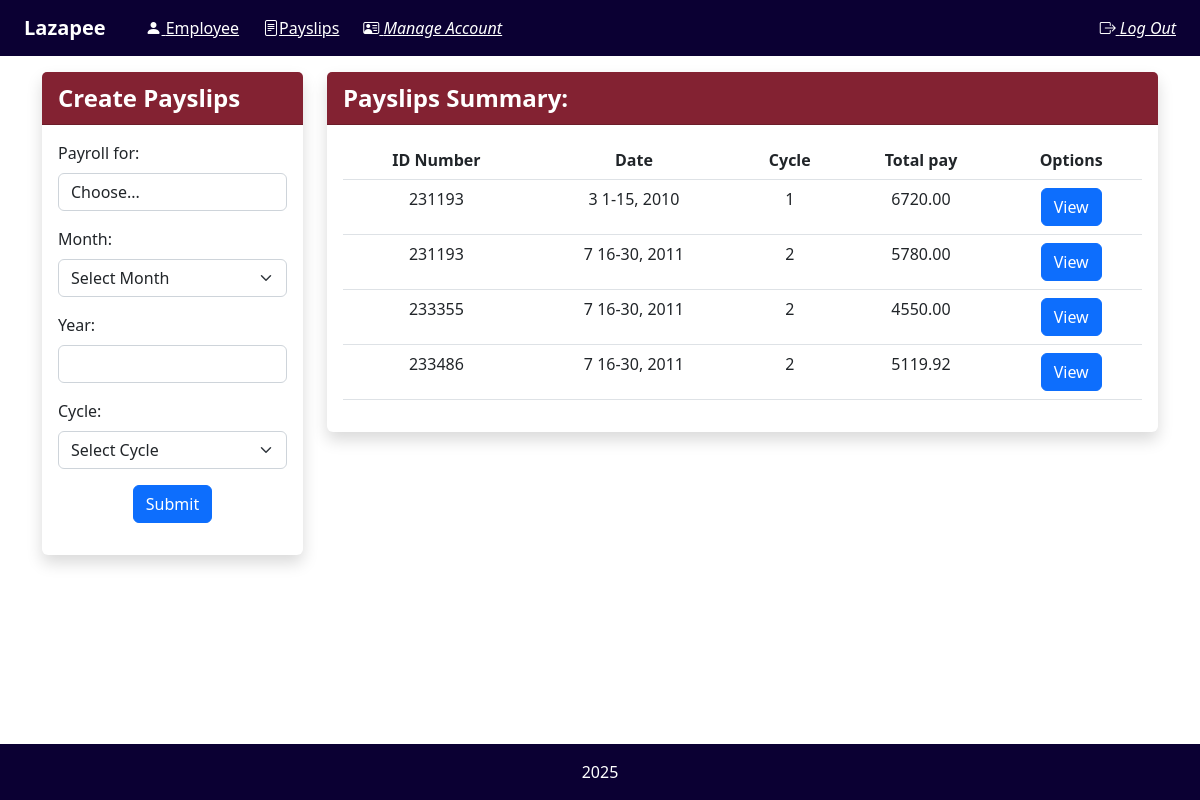
/payslip, run on the app's committed database.
### payroll_app/models.py (models this page shows, shortened)
class Payslip(models.Model):
    id_number = models.ForeignKey(Employee, on_delete=models.CASCADE)
    month = models.CharField(max_length=12)
    date_range = models.CharField(max_length=12)
    year = models.CharField(max_length=4)
    pay_cycle = models.CharField(max_length=12)
    rate = models.DecimalField(max_digits=12, decimal_places=2)
    earnings_allowance = models.DecimalField(max_digits=12, decimal_places=2)
    deductions_tax = models.DecimalField(max_digits=12, decimal_places=2)
    deductions_health = models.DecimalField(max_digits=12, decimal_places=2)
    pag_ibig = models.DecimalField(max_digits=12, decimal_places=2)
    sss =  models.DecimalField(max_digits=12, decimal_places=2)
    overtime = models.DecimalField(max_digits=12, decimal_places=2)
    total_pay = models.DecimalField(max_digits=12, decimal_places=2)
    objects = models.Manager()

class Employee(models.Model):
    account = models.ForeignKey(Account, on_delete=models.CASCADE, null=True)
    name = models.CharField(max_length=50)
    id_number = models.CharField(max_length=15, unique=True)
    rate = models.DecimalField(default = 0.0, max_digits=12, decimal_places=2)
    overtime_pay = models.DecimalField(null=True, blank=True, max_digits=10, decimal_places=2)
    allowance = models.DecimalField(null=True, blank=True, max_digits=10, decimal_places=2)
    objects = models.Manager()

### payroll_app/views.py (the view, shortened to what this page needs)
# urls.py: path('payslip', views.payslip, name='payslip'),
def payslip(request):
    employees = Employee.objects.all()
    payslips = Payslip.objects.all()
    return render(request, 'payroll_app/payslip.html', {
        'employee': employees,
        'payslip': payslips,
    })

### payroll_app/templates/payroll_app/payslip.html (shortened to what this page needs)
{% extends 'payroll_app/base.html' %}
{% load static %}
{% block navbar %}
<div class="container-fluid d-flex align-items-center gap-4">
    <a class="navbar-brand mb-0" href="{% url 'payroll' %}"><strong> Lazapee</strong> </a>
    <a href="{% url 'payroll' %}" style="color:white">
        <i class="bi bi-person-fill"></i> Employee</a>
    <a href="{% url 'payslip' %}" style="color: white">
        <i class="bi bi-file-text"></i>Payslips</a>
    <a href="{% url 'manage_account' %}" style="color:white">
        <i class="bi bi-person-vcard"> Manage Account</i></a>
    <a href="{% url 'logout' %}" class="text-white text-decoration-underline ms-auto">
        <i class="bi bi-box-arrow-right"> Log Out</i></a>
</div>
{% endblock %}
{% block content %}
    <div class="container-fluid">
        <div class="row">
            <div class="col-md-3">
                <div class="card shadow border-0">
                    <div class="card-header text-white fw-bold fs-4" style="background-color: #832232;">
                        Create Payslips
                    </div>
                    <div class="card-body">
                        <form method="POST" action="{% url 'payslip' %}">
                            <div class="mb-3">
                                <label for="payslip_name" class="form-label">Payroll for:</label>
                                <select class="form-control m-0" id="payslip_name" name="payslip_name" required>
                                    <option value="" disabled selected> Choose...</option>
                                </select>
                            </div>
                            <div class="mb-3">
                                <label for="month" class="form-label">Month:</label>
                                <select class="form-select" id="month" name="month" required>
                                    <option value="" disabled selected> Select Month </option>
                                </select>
                            </div>
                            <div class="mb-3">
                                <label for="year" class="form-label">Year:</label>
                                <input type="nummber" min="0" step="1" class="form-control" id="year" name="year" required>
                            </div>
                            <div class="mb-3">
                                <label for="pay_cycle" class="form-label"> Cycle:</label>
                                <select class="form-select" id="pay_cycle" name="pay_cycle" required>
                                    <option value="" disabled selected> Select Cycle </option>
                                </select>
                            </div>
                        <div class="d-flex justify-content-center mt-2">
                            <button type="submit" class="btn btn-primary">Submit</button>
                        </div>
                        </form>
                    </div>
                </div>
            </div>
            <div class="col-md-9">
                <div class="card shadow border-0">
                    <div class="card-header text-white fw-bold fs-4" style="background-color: #832232;">
                        Payslips Summary:
                    </div>
                    <div class="card-body">
                        <table class="table table-hover">
                            <thead class="thead-light">
                                <tr>
                                    <th scope="col" class="text-center"> ID Number </th>
                                    <th scope="col" class="text-center"> Date </th>
                                    <th scope="col" class="text-center"> Cycle </th>
                                    <th scope="col" class="text-center"> Total pay </th>
                                    <th scope="col" class="text-center"> Options </th>
                                </tr>
                            </thead>
                            <tbody>
                                {% for p in payslip %}
                                <tr>
                                    <td class="text-center"> {{ p.id_number.id_number}} </td>
                                    <td class="text-center"> {{ p.month }} {{ p.date_range }}, {{ p.year }} </td>
                                    <td class="text-center"> {{ p.pay_cycle }} </td>
                                    <td class="text-center"> {{ p.total_pay|floatformat:2 }} </td>
                                    <td class="text-center"> <a href="{% url 'view_payslip' p.pk %}" class="btn btn-primary">View</a> </td>
                                </tr>
                                {% empty %}
                                <tr>
                                    <td colspan="5" class="text-center">No payslips available.</td>
                                </tr>
                                {% endfor %}
                            </tbody>
                        </table>
                    </div>
                </div>
            </div>
        </div>
    </div>
{% endblock %}

### data on the page
Payslip: id_number.id_number "231193", month "3", date_range "1-15", year "2010", pay_cycle "1", total_pay "6720.00"
Payslip: id_number.id_number "231193", month "7", date_range "16-30", year "2011", pay_cycle "2", total_pay "5780.00"
Payslip: id_number.id_number "233355", month "7", date_range "16-30", year "2011", pay_cycle "2", total_pay "4550.00"
Payslip: id_number.id_number "233486", month "7", date_range "16-30", year "2011", pay_cycle "2", total_pay "5119.92"
